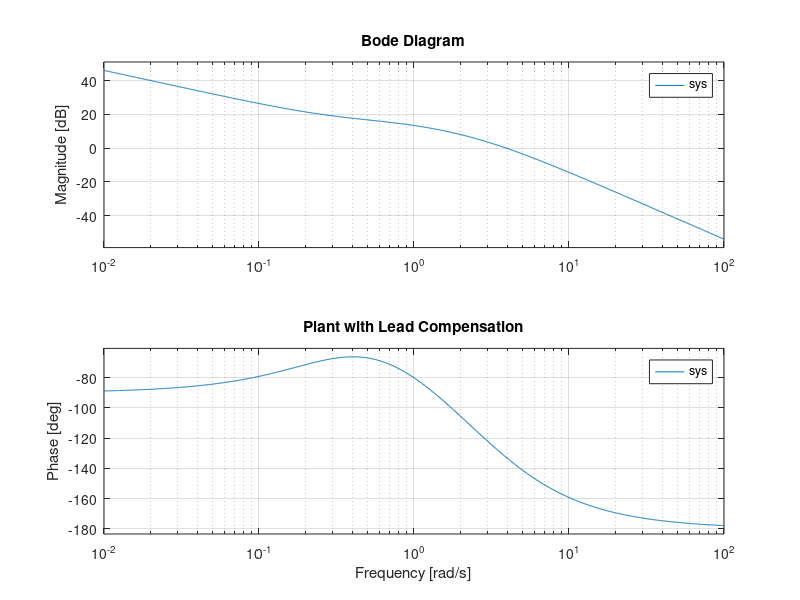
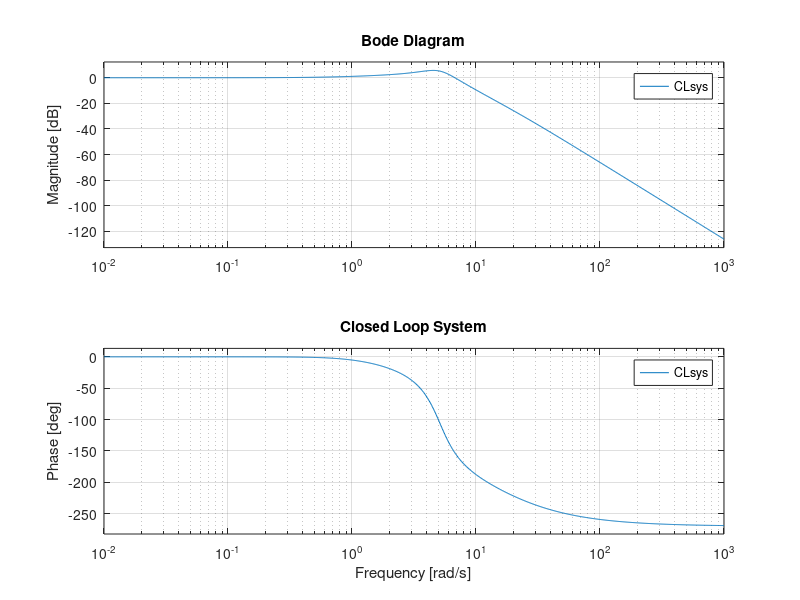
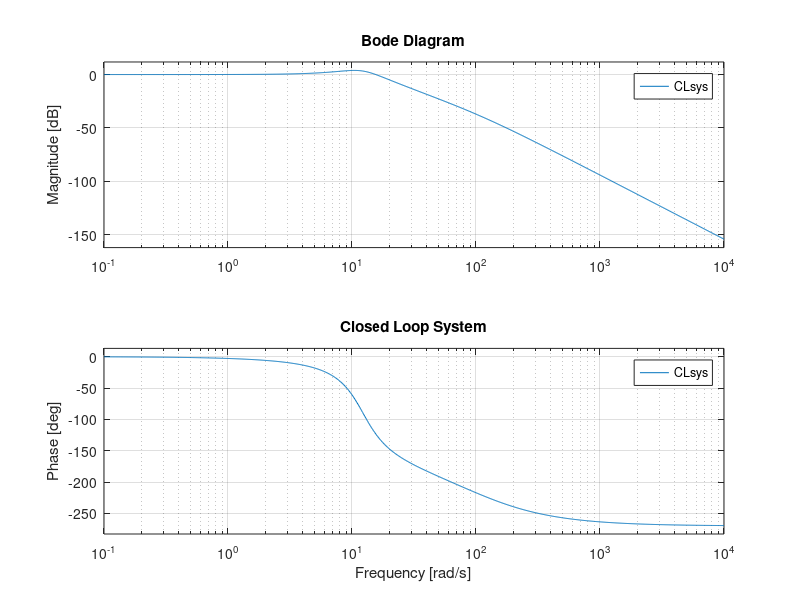
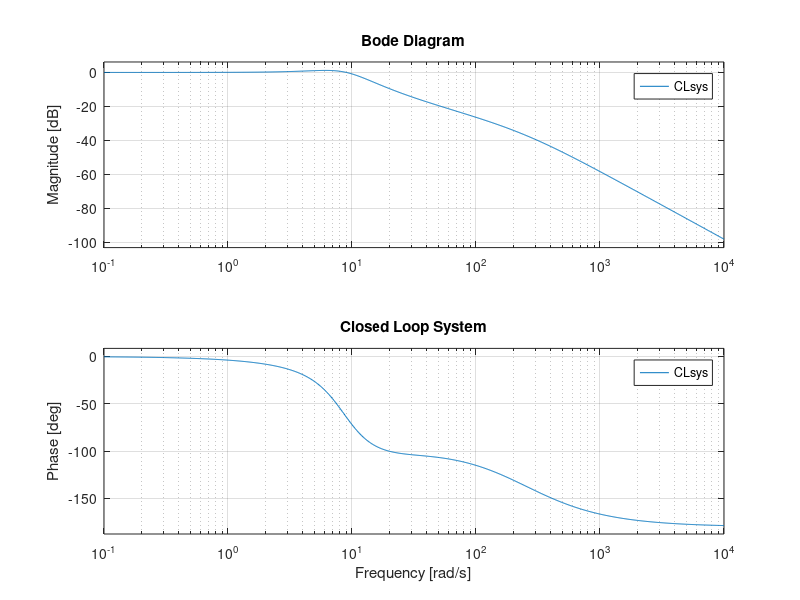

These figures' MATLAB source, in order:
%% Feedback HW 14
% Matthew Avallone

%% 53
clc;clear;
nump = 20;
denp = conv([1 0],[1 1]);
plant = tf(nump,denp);
figure(1)
subplot(1,2,1)
bode(plant)
title('Plant w/o Compensation')

numc = [1 0.3];
denc = [1 3];
lead = tf(numc,denc);
sys = plant*lead;
subplot(1,2,2)
bode(sys)
title('Plant with Lead Compensation')

%% 43
clc;clear;
K = 500; 
numc = K;
denc = 1;
controller = tf(numc,denc);
nump = [1 1];
denp = conv([1 0 0],[1 20 100]);
plant = tf(nump,denp);
OLsys = controller*plant; %open-loop TF

figure(2)
subplot(1,2,1)
bode(OLsys)
title('Open Loop System')

CLsys = controller*plant / (1 + controller*plant); %closed-loop TF
subplot(1,2,2)
bode(CLsys);
title('Closed Loop System')

%sisotool(OLsys)

%% 50

clc;clear;
 
numc = [1 10];
denc = [1 100];
controller = tf(numc,denc);

K = 200;
nump = K;
denp = conv(conv([1 0],[0.2 1]),[0.05 1]);
plant = tf(nump,denp);
OLsys = controller*plant; %open-loop TF
CLsys = controller*plant / (1 + controller*plant); %closed-loop TF

figure(3)
subplot(1,2,1)
bode(OLsys)
title('Open Loop System')

subplot(1,2,2)
bode(CLsys);
title('Closed Loop System')
damp(CLsys) %damping of closed-loop system
%sisotool(OLsys)

%% 51

clc;clear;

K = 5;
numc = [1 15];
denc = [1 250];
controller = tf(numc,denc);

nump = 50;
denp = conv([1 0],[0.2 1]);
plant = tf(nump,denp);
OLsys = K*controller*plant; %open-loop TF
CLsys = K*controller*plant / (1 + K*controller*plant); %closed-loop TF

figure(4)
subplot(1,2,1)
bode(OLsys)
title('Open Loop System')

subplot(1,2,2)
bode(CLsys);
title('Closed Loop System')

damp(CLsys) %damping of closed-loop system
figure(5)
step(CLsys)
%sisotool(OLsys)
